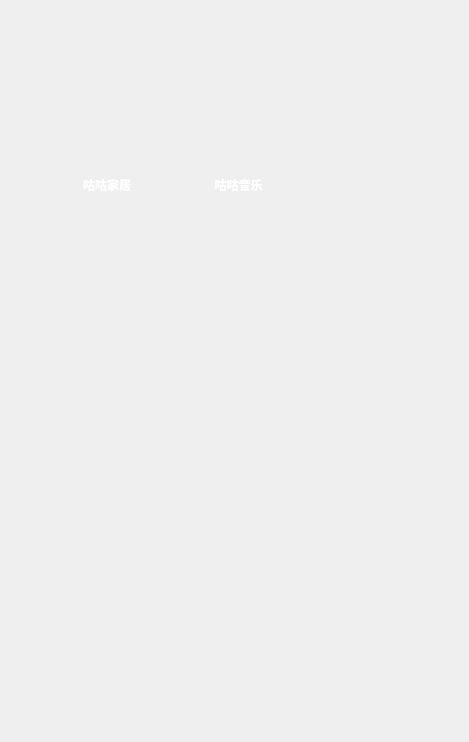
<?xml version="1.0" encoding="UTF-8"?>
<ui version="4.0">
 <class>Form</class>
 <widget class="QWidget" name="Form">
  <property name="geometry">
   <rect>
    <x>0</x>
    <y>0</y>
    <width>469</width>
    <height>742</height>
   </rect>
  </property>
  <property name="windowTitle">
   <string>Form</string>
  </property>
  <layout class="QVBoxLayout" name="verticalLayout">
   <item>
    <widget class="QWidget" name="widget" native="true">
     <property name="minimumSize">
      <size>
       <width>440</width>
       <height>0</height>
      </size>
     </property>
     <property name="styleSheet">
      <string notr="true">#widget{
border-image: url(:/chat_lib/bg.jpg);
 border-radius: 20px; /* 设置边框的圆角弧度，这里的20px可以根据需要调整 */
    border-style: solid;  /* 需要设置边框样式 */
    border-width: 5px;    /* 设置边框宽度 */
    border-color: transparent; /* 边框颜色可以设置为透明，以突出边框图像 */
}

</string>
     </property>
     <widget class="QWidget" name="widget_5" native="true">
      <property name="geometry">
       <rect>
        <x>0</x>
        <y>0</y>
        <width>451</width>
        <height>52</height>
       </rect>
      </property>
      <property name="maximumSize">
       <size>
        <width>16777215</width>
        <height>57</height>
       </size>
      </property>
      <layout class="QVBoxLayout" name="verticalLayout_8">
       <item>
        <layout class="QHBoxLayout" name="horizontalLayout">
         <property name="spacing">
          <number>4</number>
         </property>
         <item>
          <spacer name="horizontalSpacer">
           <property name="orientation">
            <enum>Qt::Horizontal</enum>
           </property>
           <property name="sizeHint" stdset="0">
            <size>
             <width>40</width>
             <height>20</height>
            </size>
           </property>
          </spacer>
         </item>
         <item>
          <widget class="QPushButton" name="pushButton_min">
           <property name="minimumSize">
            <size>
             <width>32</width>
             <height>32</height>
            </size>
           </property>
           <property name="maximumSize">
            <size>
             <width>32</width>
             <height>32</height>
            </size>
           </property>
           <property name="cursor">
            <cursorShape>PointingHandCursor</cursorShape>
           </property>
           <property name="styleSheet">
            <string notr="true">
QPushButton {
border: none;
	border-image: url(:/chat_lib/zuixiaohua.png);
background-color: transparent; /* 设置按钮的默认背景透明 */
border-radius: 5px; /* 设置按钮的圆角 */
padding: 5px 10px; /* 设置按钮的内边距 */
}

QPushButton:hover {
background-color: rgba(0, 0, 0, 0.1); /* 设置鼠标悬停时的背景颜色，使用半透明效果 */
}

QPushButton:pressed {
background-color: rgba(0, 0, 0, 0.2); /* 设置按钮按压时的背景颜色，使用半透明效果 */
border: 1px solid rgba(0, 0, 0, 0.3); /* 设置按钮按压时的边框，使用半透明效果 */
padding: 4px 9px; /* 调整按压时的内边距，模拟按压效果 */
}
</string>
           </property>
           <property name="text">
            <string/>
           </property>
          </widget>
         </item>
         <item>
          <widget class="QPushButton" name="pushButton_close">
           <property name="minimumSize">
            <size>
             <width>32</width>
             <height>32</height>
            </size>
           </property>
           <property name="maximumSize">
            <size>
             <width>25</width>
             <height>25</height>
            </size>
           </property>
           <property name="cursor">
            <cursorShape>PointingHandCursor</cursorShape>
           </property>
           <property name="styleSheet">
            <string notr="true">
QPushButton {
border: none;
	border-image: url(:/chat_lib/guanbi.png);
background-color: transparent; /* 设置按钮的默认背景透明 */
border-radius: 5px; /* 设置按钮的圆角 */
padding: 5px 10px; /* 设置按钮的内边距 */
}

QPushButton:hover {
background-color: rgba(0, 0, 0, 0.1); /* 设置鼠标悬停时的背景颜色，使用半透明效果 */
}

QPushButton:pressed {
background-color: rgba(0, 0, 0, 0.2); /* 设置按钮按压时的背景颜色，使用半透明效果 */
border: 1px solid rgba(0, 0, 0, 0.3); /* 设置按钮按压时的边框，使用半透明效果 */
padding: 4px 9px; /* 调整按压时的内边距，模拟按压效果 */
}
</string>
           </property>
           <property name="text">
            <string/>
           </property>
          </widget>
         </item>
        </layout>
       </item>
      </layout>
     </widget>
     <widget class="QWidget" name="">
      <property name="geometry">
       <rect>
        <x>50</x>
        <y>70</y>
        <width>92</width>
        <height>113</height>
       </rect>
      </property>
      <layout class="QVBoxLayout" name="verticalLayout_2">
       <item>
        <widget class="QPushButton" name="pushButton">
         <property name="minimumSize">
          <size>
           <width>90</width>
           <height>90</height>
          </size>
         </property>
         <property name="styleSheet">
          <string notr="true">
QPushButton {
border: none;
	border-image: url(:/chat_lib/家居.png);
background-color: transparent; /* 设置按钮的默认背景透明 */
border-radius: 5px; /* 设置按钮的圆角 */
padding: 5px 10px; /* 设置按钮的内边距 */
}

QPushButton:hover {
background-color: rgba(0, 0, 0, 0.1); /* 设置鼠标悬停时的背景颜色，使用半透明效果 */
}

QPushButton:pressed {
background-color: rgba(0, 0, 0, 0.2); /* 设置按钮按压时的背景颜色，使用半透明效果 */
border: 1px solid rgba(0, 0, 0, 0.3); /* 设置按钮按压时的边框，使用半透明效果 */
padding: 4px 9px; /* 调整按压时的内边距，模拟按压效果 */
}</string>
         </property>
         <property name="text">
          <string/>
         </property>
        </widget>
       </item>
       <item>
        <widget class="QLabel" name="label">
         <property name="styleSheet">
          <string notr="true">QLabel {
    color: white;
    font-weight: bold;
}
</string>
         </property>
         <property name="text">
          <string>咕咕家居</string>
         </property>
         <property name="alignment">
          <set>Qt::AlignCenter</set>
         </property>
        </widget>
       </item>
      </layout>
     </widget>
     <widget class="QWidget" name="">
      <property name="geometry">
       <rect>
        <x>180</x>
        <y>70</y>
        <width>95</width>
        <height>113</height>
       </rect>
      </property>
      <layout class="QVBoxLayout" name="verticalLayout_3">
       <item>
        <widget class="QPushButton" name="pushButton_2">
         <property name="minimumSize">
          <size>
           <width>90</width>
           <height>90</height>
          </size>
         </property>
         <property name="styleSheet">
          <string notr="true">
QPushButton {
border: none;
	border-image: url(:/tu/audio.png);
background-color: transparent; /* 设置按钮的默认背景透明 */
border-radius: 5px; /* 设置按钮的圆角 */
padding: 5px 10px; /* 设置按钮的内边距 */
}

QPushButton:hover {
background-color: rgba(0, 0, 0, 0.1); /* 设置鼠标悬停时的背景颜色，使用半透明效果 */
}

QPushButton:pressed {
background-color: rgba(0, 0, 0, 0.2); /* 设置按钮按压时的背景颜色，使用半透明效果 */
border: 1px solid rgba(0, 0, 0, 0.3); /* 设置按钮按压时的边框，使用半透明效果 */
padding: 4px 9px; /* 调整按压时的内边距，模拟按压效果 */
}</string>
         </property>
         <property name="text">
          <string/>
         </property>
        </widget>
       </item>
       <item>
        <widget class="QLabel" name="label_2">
         <property name="styleSheet">
          <string notr="true">QLabel {
    color: white;
    font-weight: bold;
}
</string>
         </property>
         <property name="text">
          <string>咕咕音乐</string>
         </property>
         <property name="alignment">
          <set>Qt::AlignCenter</set>
         </property>
        </widget>
       </item>
      </layout>
     </widget>
    </widget>
   </item>
  </layout>
 </widget>
 <resources/>
 <connections/>
</ui>
